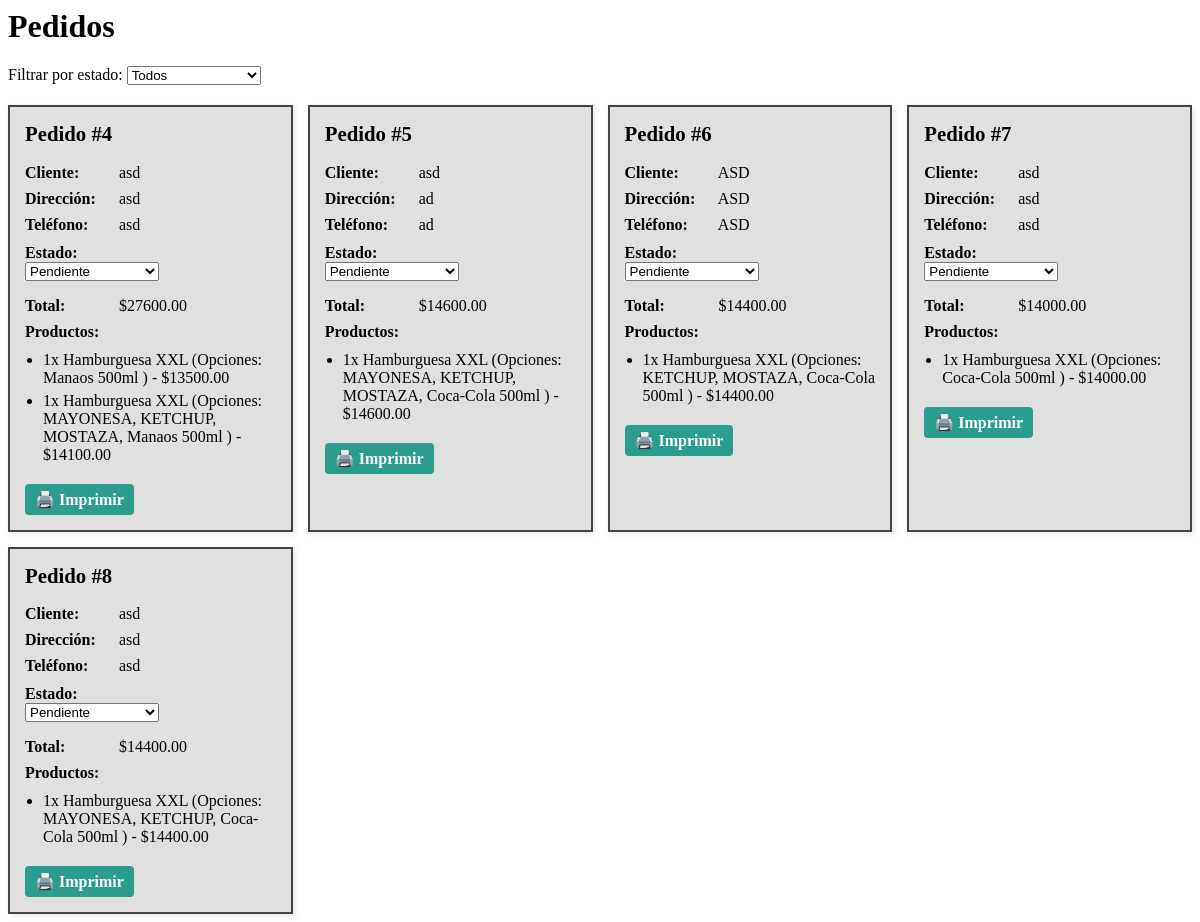
/panel/pedidos/, run on an earlier commit of the app's database.
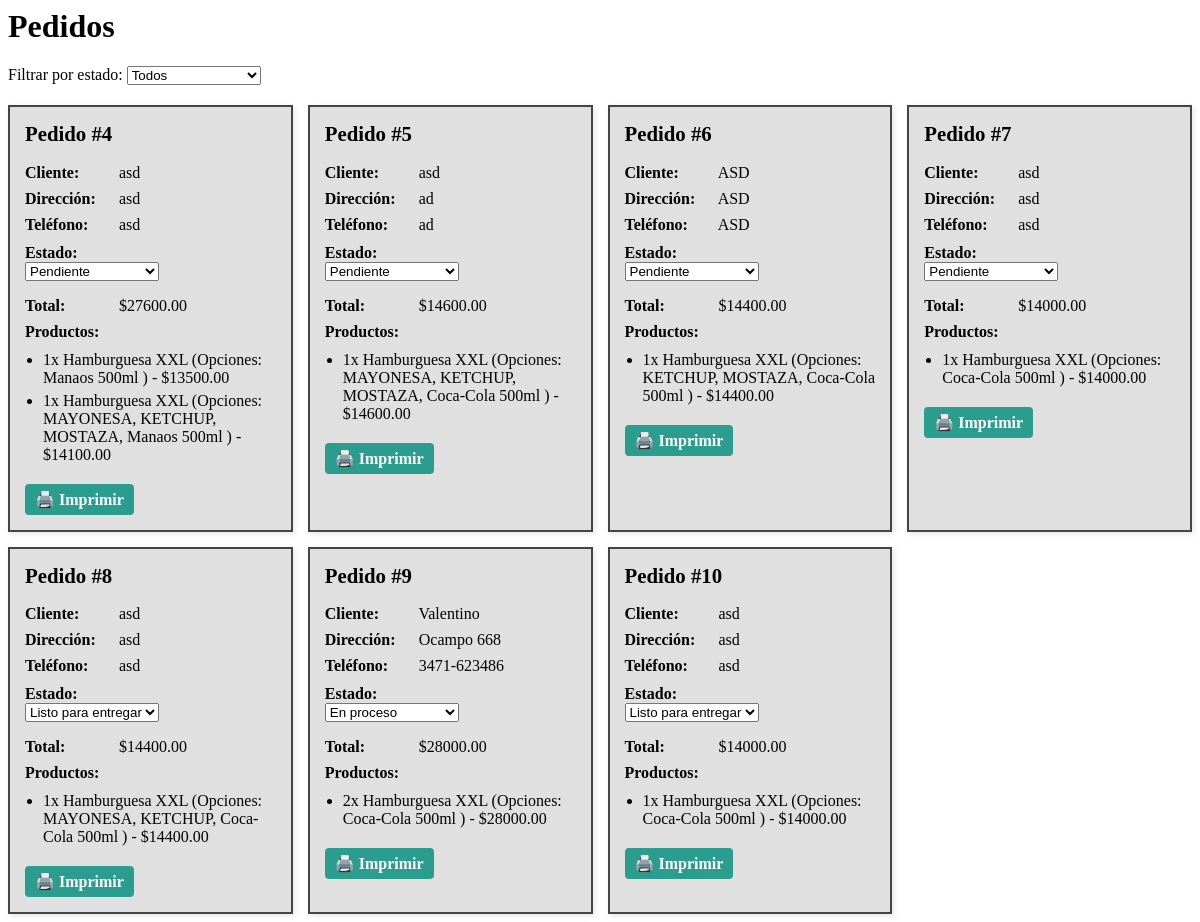
And on a later commit of the database.
### mi_app/models.py (models this page shows, shortened)
class Pedido(models.Model):
    ESTADOS = [
        ('pendiente', 'Pendiente'),
        ('proceso', 'En proceso'),
        ('listo', 'Listo para entregar'),
        ('entregado', 'Entregado'),
        ('cancelado', 'Cancelado'),
    ]
    cliente_nombre = models.CharField(max_length=100)
    cliente_direccion = models.CharField(max_length=200)
    cliente_telefono = models.CharField(max_length=20, blank=True)
    total = models.DecimalField(max_digits=10, decimal_places=2, default=0)
    estado = models.CharField(max_length=20, choices=ESTADOS, default='pendiente')
    fecha_creacion = models.DateTimeField(auto_now_add=True)

class PedidoProducto(models.Model):
    pedido = models.ForeignKey(Pedido, on_delete=models.CASCADE, related_name='items')
    producto = models.ForeignKey(Producto, on_delete=models.CASCADE)
    cantidad = models.PositiveIntegerField(default=1)
    opciones_seleccionadas = models.ManyToManyField(PersonalizacionOpcion, blank=True)
    def subtotal(self):
        subtotal_base = self.producto.precio * self.cantidad
        extras = sum([op.precio_extra for op in self.opciones_seleccionadas.all()])
        return subtotal_base + (extras * self.cantidad)

class Producto(models.Model):
    nombre = models.CharField(max_length=100)
    descripcion = models.TextField(blank=True)
    precio = models.DecimalField(max_digits=8, decimal_places=2)
    categoria = models.CharField(max_length=50)
    disponible = models.BooleanField(default=True)
    personalizable = models.BooleanField(default=False)
    campos_personalizacion = models.ManyToManyField('PersonalizacionCampo', blank=True, related_name='productos')
    imagen = models.ImageField(upload_to='productos/', blank=True, null=True)  # 👈 campo nuevo

class PersonalizacionOpcion(models.Model):
    campo = models.ForeignKey(PersonalizacionCampo, on_delete=models.CASCADE, related_name='opciones')
    nombre = models.CharField(max_length=100)
    precio_extra = models.DecimalField(max_digits=6, decimal_places=2, default=0)

### mi_app/views.py (the view)
# urls.py: path('panel/pedidos/', views.pedidos_admin, name='pedidos_admin'),
def pedidos_admin(request):
    estado = request.GET.get('estado')
    pedidos = Pedido.objects.all()
    if estado:
        pedidos = pedidos.filter(estado=estado)
    return render(request, 'admin/pedidos_admin.html', {'pedidos': pedidos})

### mi_app/templates/admin/pedidos_admin.html (shortened to what this page needs)
{% load static %}
<h1>Pedidos</h1>
<link rel="stylesheet" href="{% static 'css/pedidos_admin.css' %}">
<form method="get" style="margin-bottom: 20px;">
  <label for="estado">Filtrar por estado:</label>
  <select id="estado" name="estado" onchange="this.form.submit()">
    <option value="">Todos</option>
  </select>
</form>
<div class="pedidos-grid">
  {% for pedido in pedidos %}
    <div class="pedido-card">
      <h2>Pedido #{{ pedido.id }}</h2>
      <div class="pedido-info"><strong>Cliente:</strong> {{ pedido.cliente_nombre }}</div>
      <div class="pedido-info"><strong>Dirección:</strong> {{ pedido.cliente_direccion }}</div>
      <div class="pedido-info"><strong>Teléfono:</strong> {{ pedido.cliente_telefono }}</div>
      <div class="pedido-estado" style="margin-top: 10px;"><strong>Estado:</strong>
        <form method="post" action="{% url 'cambiar_estado_pedido' pedido.id %}">
          <select name="estado" onchange="this.form.submit()">
            {% for key, label in pedido.ESTADOS %}
              <option value="{{ key }}" {% if pedido.estado == key %}selected{% endif %}>{{ label }}</option>
            {% endfor %}
          </select>
        </form>
      </div>
      <div class="pedido-info"><strong>Total:</strong> ${{ pedido.total }}</div>
      <div class="pedido-info"><strong>Productos:</strong></div>
      <ul class="productos-list">
        {% for item in pedido.items.all %}
          <li>
            {{ item.cantidad }}x {{ item.producto.nombre }}
            {% if item.opciones_seleccionadas.all %}
              (Opciones:
              {% for op in item.opciones_seleccionadas.all %}
                {{ op.nombre }}{% if not forloop.last %}, {% endif %}
              {% endfor %}
              )
            {% endif %}
            - ${{ item.subtotal|floatformat:2 }}
          </li>
        {% endfor %}
      </ul>
      <div class="pedido-actions">
        <a href="{% url 'imprimir_pedido' pedido.id %}" target="_blank">🖨️ Imprimir</a>
      </div>
    </div>
  {% empty %}
    <p>No hay pedidos para mostrar.</p>
  {% endfor %}
</div>

### mi_app/templates/admin/pedidos_admin.html (style rules this page uses)
.pedidos-grid { display: grid; grid-template-columns: repeat(auto-fill, minmax(280px, 1fr)); gap: 15px; }
.pedido-card { border: 2px solid #444; border-radius: 0px; padding: 15px; background:rgb(224, 224, 224); box-shadow: 2px 2px 6px rgba(0,0,0,0.1); }
.pedido-card h2 { margin-top: 0; font-size: 1.3rem; }
.pedido-info { margin: 8px 0; }
.pedido-info strong { display: inline-block; width: 90px; }
.pedido-actions a { display: inline-block; margin-top: 10px; padding: 6px 10px; background: #2a9d8f; color: white; text-decoration: none; border-radius: 4px; font-weight: bold; }
.productos-list { margin: 10px 0; padding-left: 18px; }
.productos-list li { margin-bottom: 5px; }

What changed in the data, as far as the page shows it:
changed Pedido id 8: estado "Pendiente" → "Listo para entregar"
added Pedido: id "9", cliente_nombre "Valentino", cliente_direccion "Ocampo 668", cliente_telefono "3471-623486", estado "En proceso", total "28000.00", PersonalizacionOpcion (nombre "Coca-Cola 500ml")
added PedidoProducto: cantidad "2", producto.nombre "Hamburguesa XXL", subtotal "28000.00", PersonalizacionOpcion (nombre "Coca-Cola 500ml"), shown under "9"
added Pedido: id "10", cliente_nombre "asd", cliente_direccion "asd", cliente_telefono "asd", estado "Listo para entregar", total "14000.00", PersonalizacionOpcion (nombre "Coca-Cola 500ml")
added PedidoProducto: cantidad "1", producto.nombre "Hamburguesa XXL", subtotal "14000.00", PersonalizacionOpcion (nombre "Coca-Cola 500ml"), shown under "10"
